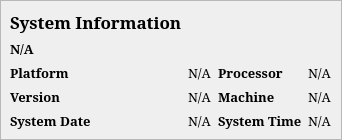
                <widget class="QWidget" name="system_info">
                 <layout class="QVBoxLayout" name="verticalLayout_5">
                  <property name="spacing">
                   <number>0</number>
                  </property>
                  <property name="leftMargin">
                   <number>0</number>
                  </property>
                  <property name="topMargin">
                   <number>0</number>
                  </property>
                  <property name="rightMargin">
                   <number>0</number>
                  </property>
                  <property name="bottomMargin">
                   <number>0</number>
                  </property>
                  <item>
                   <widget class="QFrame" name="frame_7">
                    <property name="frameShape">
                     <enum>QFrame::StyledPanel</enum>
                    </property>
                    <property name="frameShadow">
                     <enum>QFrame::Raised</enum>
                    </property>
                    <layout class="QGridLayout" name="gridLayout_16">
                     <item row="3" column="0">
                      <widget class="QLabel" name="label_90">
                       <property name="font">
                        <font>
                         <family>Constantia</family>
                         <pointsize>10</pointsize>
                         <bold>true</bold>
                        </font>
                       </property>
                       <property name="text">
                        <string>Version</string>
                       </property>
                      </widget>
                     </item>
                     <item row="2" column="0">
                      <widget class="QLabel" name="label_89">
                       <property name="font">
                        <font>
                         <family>Constantia</family>
                         <pointsize>10</pointsize>
                         <bold>true</bold>
                        </font>
                       </property>
                       <property name="text">
                        <string>Platform</string>
                       </property>
                      </widget>
                     </item>
                     <item row="3" column="2">
                      <widget class="QLabel" name="label_100">
                       <property name="font">
                        <font>
                         <family>Constantia</family>
                         <pointsize>10</pointsize>
                         <bold>true</bold>
                        </font>
                       </property>
                       <property name="text">
                        <string>Machine</string>
                       </property>
                      </widget>
                     </item>
                     <item row="2" column="2">
                      <widget class="QLabel" name="label_99">
                       <property name="font">
                        <font>
                         <family>Constantia</family>
                         <pointsize>10</pointsize>
                         <bold>true</bold>
                        </font>
                       </property>
                       <property name="text">
                        <string>Processor</string>
                       </property>
                      </widget>
                     </item>
                     <item row="2" column="3">
                      <widget class="QLabel" name="txt_processor">
                       <property name="font">
                        <font>
                         <family>Constantia</family>
                         <pointsize>10</pointsize>
                        </font>
                       </property>
                       <property name="text">
                        <string>N/A</string>
                       </property>
                      </widget>
                     </item>
                     <item row="4" column="2">
                      <widget class="QLabel" name="label_101">
                       <property name="font">
                        <font>
                         <family>Constantia</family>
                         <pointsize>10</pointsize>
                         <bold>true</bold>
                        </font>
                       </property>
                       <property name="text">
                        <string>System Time</string>
                       </property>
                      </widget>
                     </item>
                     <item row="3" column="3">
                      <widget class="QLabel" name="txt_machine">
                       <property name="font">
                        <font>
                         <family>Constantia</family>
                         <pointsize>10</pointsize>
                        </font>
                       </property>
                       <property name="text">
                        <string>N/A</string>
                       </property>
                      </widget>
                     </item>
                     <item row="4" column="1">
                      <widget class="QLabel" name="txt_sysdate">
                       <property name="font">
                        <font>
                         <family>Constantia</family>
                         <pointsize>10</pointsize>
                        </font>
                       </property>
                       <property name="text">
                        <string>N/A</string>
                       </property>
                      </widget>
                     </item>
                     <item row="2" column="1">
                      <widget class="QLabel" name="txt_platform">
                       <property name="font">
                        <font>
                         <family>Constantia</family>
                         <pointsize>10</pointsize>
                        </font>
                       </property>
                       <property name="text">
                        <string>N/A</string>
                       </property>
                      </widget>
                     </item>
                     <item row="4" column="3">
                      <widget class="QLabel" name="txt_systime">
                       <property name="font">
                        <font>
                         <family>Constantia</family>
                         <pointsize>10</pointsize>
                        </font>
                       </property>
                       <property name="text">
                        <string>N/A</string>
                       </property>
                      </widget>
                     </item>
                     <item row="3" column="1">
                      <widget class="QLabel" name="txt_version">
                       <property name="font">
                        <font>
                         <family>Constantia</family>
                         <pointsize>10</pointsize>
                        </font>
                       </property>
                       <property name="text">
                        <string>N/A</string>
                       </property>
                      </widget>
                     </item>
                     <item row="4" column="0">
                      <widget class="QLabel" name="label_91">
                       <property name="font">
                        <font>
                         <family>Constantia</family>
                         <pointsize>10</pointsize>
                         <bold>true</bold>
                        </font>
                       </property>
                       <property name="text">
                        <string>System Date</string>
                       </property>
                      </widget>
                     </item>
                     <item row="1" column="0">
                      <widget class="QLabel" name="txt_hedieuhanh">
                       <property name="font">
                        <font>
                         <family>Constantia</family>
                         <pointsize>10</pointsize>
                         <bold>true</bold>
                        </font>
                       </property>
                       <property name="text">
                        <string>N/A</string>
                       </property>
                      </widget>
                     </item>
                     <item row="0" column="0">
                      <widget class="QLabel" name="label_83">
                       <property name="font">
                        <font>
                         <family>Constantia</family>
                         <pointsize>13</pointsize>
                         <bold>true</bold>
                        </font>
                       </property>
                       <property name="text">
                        <string>System Information</string>
                       </property>
                      </widget>
                     </item>
                    </layout>
                   </widget>
                  </item>
                 </layout>
                </widget>
